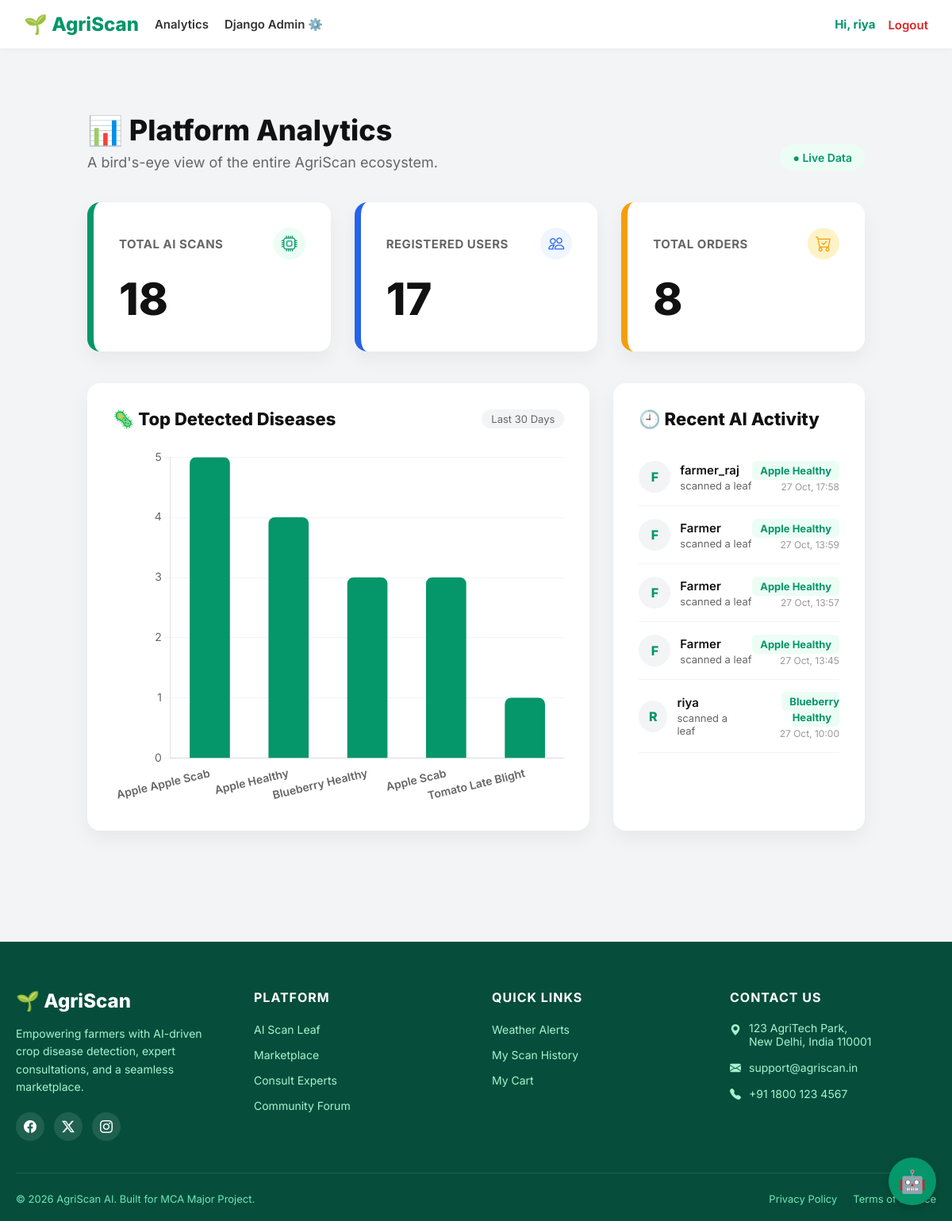
The app's page /admin-dashboard/ (signed in), older data.
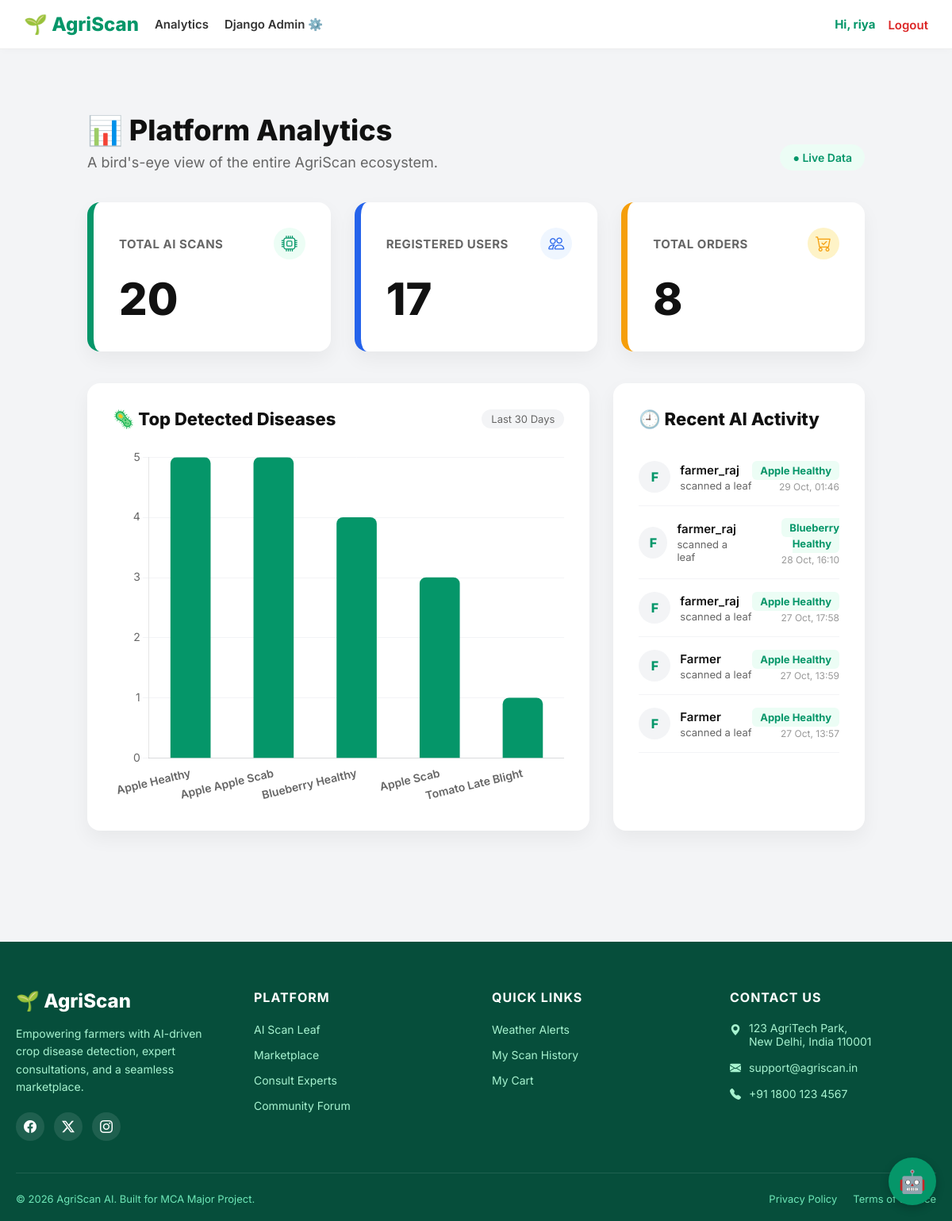
The same page, newer data.
### detector/models.py (models this page shows, shortened)
class PredictionLog(models.Model):
    user = models.ForeignKey(settings.AUTH_USER_MODEL, on_delete=models.CASCADE)
    crop_cycle = models.ForeignKey(CropCycle, on_delete=models.SET_NULL, null=True, blank=True)
    image = models.ImageField(upload_to='uploads/')
    predicted_disease = models.CharField(max_length=100)
    confidence = models.FloatField()
    severity = models.PositiveIntegerField(default=0, help_text="Percentage of leaf affected")
    date_uploaded = models.DateTimeField(auto_now_add=True)
    REVIEW_STATUS = [
        ('pending', 'Pending Review'),
        ('verified', 'Verified by Expert')
    ]
    review_status = models.CharField(max_length=20, choices=REVIEW_STATUS, default='pending')
    expert_diagnosis = models.CharField(max_length=200, blank=True, null=True)
    organic_cure = models.TextField(blank=True, null=True)
    chemical_cure = models.TextField(blank=True, null=True)
    prevention_practice = models.TextField(blank=True, null=True)

### accounts/models.py (models this page shows)
class User(AbstractUser):
    ROLE_CHOICES = (
        ('farmer', 'Farmer'),
        ('agronomist', 'Agronomist'),
        ('seller', 'Seller'),
        ('admin', 'Admin'),
    )
    role = models.CharField(max_length=20, choices=ROLE_CHOICES, default='farmer')
    phone = models.CharField(max_length=15, blank=True)

### detector/views.py (the view)
# urls.py: path('admin-dashboard/', views.admin_dashboard, name='admin_dashboard'),
def admin_dashboard(request):
    if not request.user.is_authenticated or (request.user.role != 'admin' and not request.user.is_superuser):
        return redirect('home')
    User = get_user_model()
    total_scans = PredictionLog.objects.count()
    total_users = User.objects.count()
    total_orders = Order.objects.count()
    total_consultations = ExpertConsultation.objects.count()
    common_diseases = PredictionLog.objects.values('predicted_disease').annotate(count=Count('predicted_disease')).order_by('-count')[:5]
    recent_scans = PredictionLog.objects.order_by('-date_uploaded')[:5]
    context = {
        'total_scans': total_scans,
        'total_users': total_users,
        'total_orders': total_orders,
        'total_consultations': total_consultations,
        'common_diseases': common_diseases,
        'recent_scans': recent_scans,
    }
    return render(request, 'admin_dashboard.html', context)

### templates/admin_dashboard.html (shortened to what the changed rows need)
{% extends "base.html" %}
{% block content %}
<div style="max-width: 1400px; margin: 40px auto; padding: 0 40px;">
    <div style="margin-bottom: 40px; display: flex; justify-content: space-between; align-items: flex-end;">
        <div>
            <h1 style="font-size: 36px; font-weight: 800; color: #111; margin-bottom: 8px;">📊 Platform Analytics</h1>
        </div>
    </div>
    <div style="display: grid; grid-template-columns: repeat(3, 1fr); gap: 30px; margin-bottom: 40px;">
        <div style="background: white; padding: 32px; border-radius: 16px; box-shadow: 0 10px 25px rgba(0,0,0,0.05); border-left: 8px solid #059669; display: flex; flex-direction: column; justify-content: center;">
            <div style="display: flex; justify-content: space-between; align-items: center;">
                <small style="color: #666; font-weight: 700; text-transform: uppercase; font-size: 15px; letter-spacing: 0.5px;">Total AI Scans</small>
                <div style="background: #ECFDF5; color: #059669; width: 40px; height: 40px; border-radius: 50%; display: flex; align-items: center; justify-content: center; font-size: 20px;">
                </div>
            </div>
            <h2 style="font-size: 56px; font-weight: 800; margin: 16px 0 0 0; color: #111;">{{ total_scans }}</h2>
        </div>
        <div style="background: white; padding: 32px; border-radius: 16px; box-shadow: 0 10px 25px rgba(0,0,0,0.05); border-left: 8px solid #2563EB; display: flex; flex-direction: column; justify-content: center;">
            <h2 style="font-size: 56px; font-weight: 800; margin: 16px 0 0 0; color: #111;">{{ total_users }}</h2>
        </div>
        <div style="background: white; padding: 32px; border-radius: 16px; box-shadow: 0 10px 25px rgba(0,0,0,0.05); border-left: 8px solid #F59E0B; display: flex; flex-direction: column; justify-content: center;">
            <h2 style="font-size: 56px; font-weight: 800; margin: 16px 0 0 0; color: #111;">{{ total_orders }}</h2>
        </div>
    </div>
    <div style="display: grid; grid-template-columns: 2fr 1fr; gap: 30px;">
        <div style="background: white; padding: 32px; border-radius: 16px; box-shadow: 0 10px 25px rgba(0,0,0,0.05); display: flex; flex-direction: column;">
            <div style="position: relative; height: 450px; width: 100%;">
                <canvas id="diseaseChart"></canvas>
            </div>
        </div>
        <div style="background: white; padding: 32px; border-radius: 16px; box-shadow: 0 10px 25px rgba(0,0,0,0.05); display: flex; flex-direction: column;">
            <div style="display: flex; flex-direction: column; gap: 0; overflow-y: auto; flex: 1;">
                {% for scan in recent_scans %}
                <div style="display: flex; justify-content: space-between; align-items: center; padding: 16px 0; border-bottom: 1px solid #F3F4F6;">
                    <div style="display: flex; align-items: center; gap: 12px;">
                        <div style="background: #F3F4F6; width: 40px; height: 40px; border-radius: 50%; display: flex; align-items: center; justify-content: center; color: #059669; font-weight: 800; font-size: 16px;">
                            {{ scan.user.username|first|upper }}
                        </div>
                        <div>
                            <p style="margin: 0; font-size: 15px; font-weight: 600; color: #111;">{{ scan.user.username }}</p>
                            <p style="margin: 2px 0 0 0; font-size: 13px; color: #666;">scanned a leaf</p>
                        </div>
                    </div>
                    <div style="text-align: right;">
                        <span style="font-size: 13px; font-weight: 700; color: #059669; background: #ECFDF5; padding: 4px 10px; border-radius: 6px;">{{ scan.predicted_disease }}</span>
                        <p style="margin: 4px 0 0 0; font-size: 12px; color: #999;">{{ scan.date_uploaded|date:"d M, H:i" }}</p>
                    </div>
                </div>
                {% empty %}
                <p style="color: #666; text-align: center; margin-top: 40px;">No recent scans.</p>
                {% endfor %}
            </div>
        </div>
    </div>
</div>
<script>
    document.addEventListener('DOMContentLoaded', function() {
        const labels = [{% for d in common_diseases %}"{{ d.predicted_disease }}",{% endfor %}];
        const data = [{% for d in common_diseases %}{{ d.count }},{% endfor %}];
        const canvas = document.getElementById('diseaseChart');
        if (canvas) {
            new Chart(canvas, {
                type: 'bar',
                data: {
                    labels: labels.length ? labels : ['No Data'],
                    datasets: [{
                        label: 'Number of Cases',
                        data: data.length ? data : [0],
                        backgroundColor: '#059669',
                        borderRadius: 8, // Rounded bar tops
                        barThickness: 50
                    }]
                },
                options: {
                    responsive: true,
                    maintainAspectRatio: false,
                    plugins: {
                        legend: { display: false },
                        tooltip: {
                            backgroundColor: '#111',
                            titleFont: { size: 14, family: 'Inter' },
                            bodyFont: { size: 14, family: 'Inter' },
                            padding: 12,
                            cornerRadius: 8
                        }
                    },
                    scales: {
                        y: {
                            beginAtZero: true,
                            ticks: { stepSize: 1, font: { size: 14, family: 'Inter' } },
                            grid: { color: '#F3F4F6', drawBorder: false }
                        },
                        x: {
                            ticks: { font: { size: 14, family: 'Inter', weight: '600' } },
                            grid: { display: false }
                        }
                    }
                }
            });
        }
    });
</script>
{% endblock %}

Row changes from the older to the newer data that the page shows:
no longer on this page (row unchanged): PredictionLog: user.username|first "F", user.username "Farmer", predicted_disease "Apple Healthy", date_uploaded "27 Oct, 13:45"
no longer on this page (row unchanged): PredictionLog: user.username|first "R", user.username "riya", predicted_disease "Blueberry Healthy", date_uploaded "27 Oct, 10:00"
added PredictionLog: user.username|first "F", user.username "farmer_raj", predicted_disease "Apple Healthy", date_uploaded "29 Oct, 01:46"
added PredictionLog: user.username|first "F", user.username "farmer_raj", predicted_disease "Blueberry Healthy", date_uploaded "28 Oct, 16:10"
Text that changed along with them:
{{ total_scans }}: "18" → "20"
chart data {{ d.predicted_disease }}: Apple Apple Scab, Apple Healthy, Blueberry Healthy, Apple Scab, Tomato Late Blight → Apple Healthy, Apple Apple Scab, Blueberry Healthy, Apple Scab, Tomato Late Blight
chart data {{ d.count }}: 5, 4, 3, 3, 1 → 5, 5, 4, 3, 1
